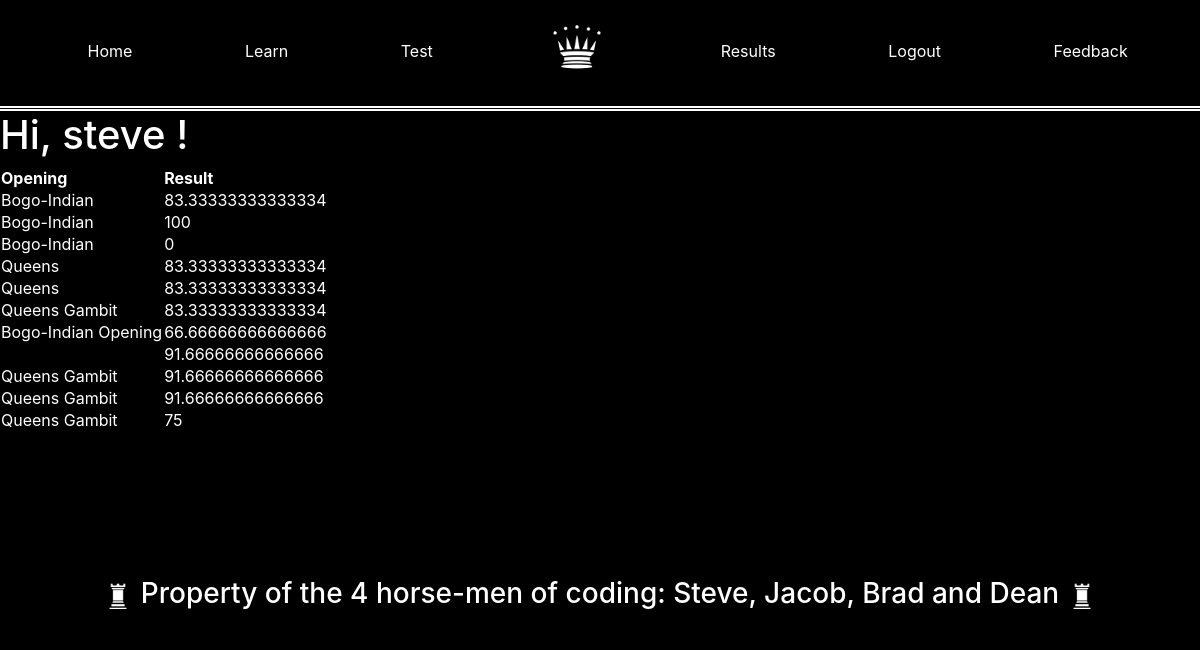
Before: /results (signed in) with the older database file.
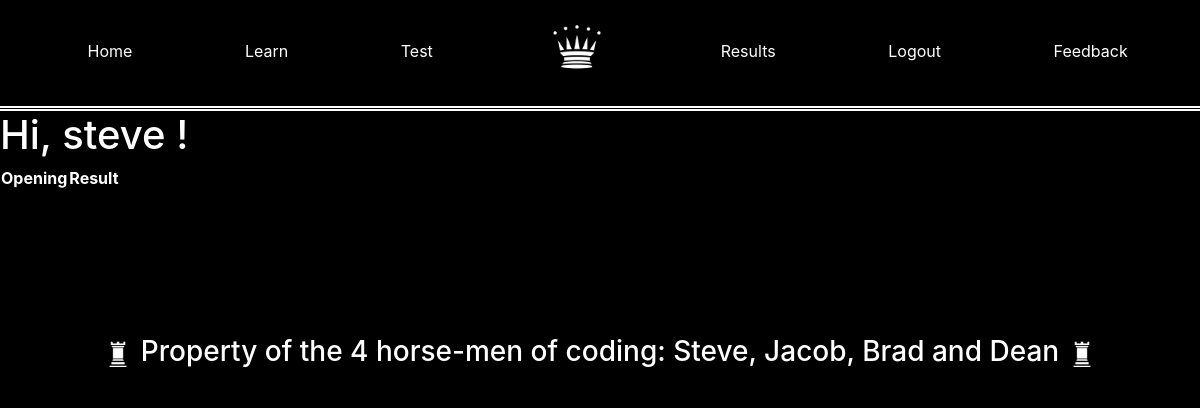
After: the same page with the newer database file.
### app/models.py (models this page shows, shortened)
class User(UserMixin, db.Model):
    id = db.Column(db.Integer, primary_key=True)
    username = db.Column(db.String(64), index=True, unique=True)
    email = db.Column(db.String(120), index=True, unique=True)
    password_hash = db.Column(db.String(128))
    posts = db.relationship('Post', backref='author', lazy='dynamic')
    results = db.relationship('Results', backref = 'student', lazy = 'dynamic')

class Results(db.Model):
    id = db.Column(db.Integer, primary_key=True)
    opening = db.Column(db.String(140))
    result =db.Column(db.Integer)
    incorrect = db.Column(db.ARRAY(db.String(140)))
    passed = db.Column(db.Boolean)
    timestamp = db.Column(db.DateTime, index=True, default=datetime.utcnow)
    user_id = db.Column(db.Integer, db.ForeignKey('user.id'))

### app/routes.py (the view)
@app.route('/results', methods=['GET', 'POST'])
@login_required
def results():
    u = User.query.get(current_user.id)
    return render_template('results.html', title='results', query = u.results.all())

### app/models.py (called while the page is built)
@login.user_loader
def load_user(id):
    return User.query.get(int(id))

### app/templates/results.html
{% extends "base.html" %}
{% block content %}
<h1>Hi, {{current_user.username}} ! </h1>
<table>
<tr>
    <th>Opening</th>
    <th>Result</th>
</tr>
{% for r in query %}
<tr>
    <td>
        {{r.opening}}
    </td>
    <td>
        {{r.result}}
    </td>
</tr>
{% endfor %}
</table>
{% include "footer.html" %}
{% endblock %}

### app/templates/base.html (shortened to what this page needs)
<html>
    <head>
        <link rel="stylesheet" href="https://maxcdn.bootstrapcdn.com/bootstrap/4.5.2/css/bootstrap.min.css">
  </head>
  <body>
    <nav class="navbar navbar-expand-sm justify-content-center" style="background-color: black; padding-left: 2.6%; border-bottom: 5px white double; padding-bottom: 2%;">
      <ul class="navbar-nav nav-fill w-100">
        <li class="nav-item" style="padding-top: 2%;">
          <a class="nav-link" href="{{ url_for('index') }}">Home</a>
        </li>
        <li class="nav-item" style="padding-top: 2%;">
          <a class="nav-link" href="{{ url_for('newLearn') }}">Learn</a>
        </li>
        <li class="nav-item" style="padding-top: 2%;">
          <a class="nav-link" href="{{ url_for('newTest') }}">Test</a>
        </li>
        <a class="navbar-brand mx-auto" href="#" style="padding-left: 5%; padding-right: 5%; padding-top: 0.75%;">
          <img src="static/img/chesspieces/wikipedia/wQ.png" alt="logo" style="width:60px;">
        </a>
        <li class="nav-item" style="padding-top: 2%;">
          <a class="nav-link" href="{{ url_for('results') }}">Results</a>
        </li>
        <li class="nav-item" style="padding-top: 2%;">
          <a class="nav-link" href="{{ url_for('logout') }}">Logout</a>
        </li>
        <li class="nav-item" style="padding-top: 2%;">
          <a class="nav-link" href="{{ url_for('feedback2') }}">Feedback</a>
        </li>
      </ul>
    </nav>
        {% block content %}{% endblock %}
    </body>
</html>

### app/templates/footer.html (shortened to what this page needs)
<html>
    <head>
        <link rel="stylesheet" href="https://maxcdn.bootstrapcdn.com/bootstrap/4.5.2/css/bootstrap.min.css">
  </head>
    <body>
        <div id='footer' class="text-align">
          <h3>
            <img src="static/img/chesspieces/wikipedia/wR.png" alt="footerking" style="height: 40px; width:30px;">
            Property of the 4 horse-men of coding: Steve, Jacob, Brad and Dean
            <img src="static/img/chesspieces/wikipedia/wR.png" alt="footerking" style="height: 40px; width:30px;">
          </h3>
        </div>
    </body>
</html>

### app/templates/base.html (style rules this page uses)
.nav-link { color: white; }

### app/templates/footer.html (style rules this page uses)
* { color: white; }
body { background-color: black; }
#footer { position:relative; bottom:0; width:100%; height:40px; background: black; padding-top: 2%; display: table; margin-top: 10%; }
.text-align { display: table-cell; vertical-align: middle; text-align: center; }

Changed rows visible on the page:
removed Results: opening "Bogo-Indian", result "83.33333333333334"
removed Results: opening "Bogo-Indian", result "100"
removed Results: opening "Bogo-Indian", result "0"
removed Results: opening "Queens", result "83.33333333333334"
removed Results: opening "Queens", result "83.33333333333334"
removed Results: opening "Queens Gambit", result "83.33333333333334"
removed Results: opening "Bogo-Indian Opening", result "66.66666666666666"
removed Results: result "91.66666666666666"
removed Results: opening "Queens Gambit", result "91.66666666666666"
removed Results: opening "Queens Gambit", result "91.66666666666666"
removed Results: opening "Queens Gambit", result "75"
